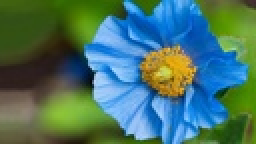
%> input picture Guided_Filter/blue-flowers-images-and-wallpapers-1.jpg, 128 x 72 px, shrunk from 576 x 324 before the run (shown 2 times larger)
$ octave testEnhancement.m   (GNU Octave 9; MATLAB toolbox functions it lacks are replaced by stand-ins)
%> lines starting %> are read from the running program, lines starting %| are printed output that depends on the picture; in (x1, y1, x2, y2) boxes, pixels count from 0 and x2, y2 are one past the last pixel; in counts of white or black regions, pixels touching at a corner belong together; the program's own positions count from 1
### Guided_Filter/Final/GuidedFilterColor.m
function [ q ] = GuidedFilterColor( I,p,r,epsilon )
%GUIDEDFILTERCOLOR Summary of this function goes here
%   Detailed explanation goes here
    h = size(p,1);
    w = size(p,2);
    PatchSize = BoxFilter(ones(h,w),r);
    PMean = BoxFilter(p,r)./PatchSize;
    IrMean = BoxFilter(I(:,:,1),r)./PatchSize;
    IgMean = BoxFilter(I(:,:,2),r)./PatchSize;
    IbMean = BoxFilter(I(:,:,3),r)./PatchSize;
    covIrP = (BoxFilter(I(:,:,1).*p,r)./PatchSize) - IrMean.*PMean;
    covIgP = (BoxFilter(I(:,:,2).*p,r)./PatchSize) - IgMean.*PMean;
    covIbP = (BoxFilter(I(:,:,3).*p,r)./PatchSize) - IbMean.*PMean;
    covRR = BoxFilter(I(:,:,1).*I(:,:,1),r)./PatchSize - IrMean.*IrMean;
    covRG = BoxFilter(I(:,:,1).*I(:,:,2),r)./PatchSize - IrMean.*IgMean;
    covRB = BoxFilter(I(:,:,1).*I(:,:,3),r)./PatchSize - IrMean.*IbMean;
    covGG = BoxFilter(I(:,:,2).*I(:,:,2),r)./PatchSize - IgMean.*IgMean;
    covGB = BoxFilter(I(:,:,2).*I(:,:,3),r)./PatchSize - IgMean.*IbMean;
    covBB = BoxFilter(I(:,:,3).*I(:,:,3),r)./PatchSize - IbMean.*IbMean;

    a = zeros(h,w,3);
    for i=1:h,
        for j=1:w,
            Sigma = [covRR(i,j),covRG(i,j),covRB(i,j);covRG(i,j),covGG(i,j),covGB(i,j);covRB(i,j),covGB(i,j),covBB(i,j)];
            covIP = [covIrP(i,j),covIgP(i,j),covIbP(i,j)];
            a(i,j,:) = covIP * inv(Sigma + epsilon*eye(3)) ;
        end
    end

    b = PMean - a(:,:,1).*IrMean - a(:,:,2).*IgMean - a(:,:,3).*IbMean;
    q = (BoxFilter(a(:,:,1),r).*I(:,:,1)...
         +BoxFilter(a(:,:,2),r).*I(:,:,2)...
         +BoxFilter(a(:,:,3),r).*I(:,:,3)...
         +BoxFilter(b,r))./PatchSize;
end

### Guided_Filter/Final/BoxFilter.m
function [ Boxed ] = BoxFilter( Image,r )
%BOXFILTER Summary of this function goes here
%   Detailed explanation goes here

    %Using Integral Image!!
    Boxed = zeros(size(Image));
    h = size(Image,1);
    w = size(Image,2);
    cumImg = zeros(size(Image));
    cumImg(1,:)=Image(1,:);
    for i=2:h,
       cumImg (i,:) = cumImg(i-1,:) +  Image(i,:);
    end

    Boxed(1:r+1,:) = cumImg(1+r:1+2*r,:);
    Boxed(r+2:h-r,:) = cumImg(2+2*r:h,:) - cumImg(1:h-2*r-1,:);
    Boxed(h-r+1:h,:) = repmat(cumImg(h,:),[r,1]) - cumImg(h-2*r:h-r-1,:);


    cumImg = zeros(size(Image));
    cumImg(:,1)=Boxed(:,1);
    for i=2:w,
       cumImg (:,i) = cumImg(:,i-1) +  Boxed(:,i);
    end

    Boxed(:,1:r+1) = cumImg(:,1+r:1+2*r);
    Boxed(:,r+2:w-r) = cumImg(:,2+2*r:w) - cumImg(:,1:w-2*r-1);
    Boxed(:,w-r+1:w) = repmat(cumImg(:,w),[1,r]) - cumImg(:,w-2*r:w-r-1);

end

### Guided_Filter/Final/bfilter2.m

% BFILTER2 Two dimensional bilateral filtering.
%    This function implements 2-D bilateral filtering using
%    the method outlined in:
%
%       C. Tomasi and R. Manduchi. Bilateral Filtering for
%       Gray and Color Images. In Proceedings of the IEEE
%       International Conference on Computer Vision, 1998.
%
%    B = bfilter2(A,W,SIGMA) performs 2-D bilateral filtering
%    for the grayscale or color image A. A should be a double
%    precision matrix of size NxMx1 or NxMx3 (i.e., grayscale
%    or color images, respectively) with normalized values in
%    the closed interval [0,1]. The half-size of the Gaussian
%    bilateral filter window is defined by W. The standard
%    deviations of the bilateral filter are given by SIGMA,
%    where the spatial-domain standard deviation is given by
%    SIGMA(1) and the intensity-domain standard deviation is
%    given by SIGMA(2).
%
% Douglas R. Lanman, Brown University, September 2006.
% dlanman@brown.edu, http://mesh.brown.edu/dlanman


%%%%%%%%%%%%%%%%%%%%%%%%%%%%%%%%%%%%%%%%%%%%%%%%%%%%%%%%%%%%%
% Pre-process input and select appropriate filter.
function B = bfilter2(A,w,sigma)

% Verify that the input image exists and is valid.
if ~exist('A','var') || isempty(A)
   error('Input image A is undefined or invalid.');
end
if ~isfloat(A) || ~sum([1,3] == size(A,3)) || ...
      min(A(:)) < 0 || max(A(:)) > 1
   error(['Input image A must be a double precision ',...
          'matrix of size NxMx1 or NxMx3 on the closed ',...
          'interval [0,1].']);
end

% Verify bilateral filter window size.
if ~exist('w','var') || isempty(w) || ...
      numel(w) ~= 1 || w < 1
   w = 5;
end
w = ceil(w);

% Verify bilateral filter standard deviations.
if ~exist('sigma','var') || isempty(sigma) || ...
      numel(sigma) ~= 2 || sigma(1) <= 0 || sigma(2) <= 0
   sigma = [3 0.1];
end

% Apply either grayscale or color bilateral filtering.
if size(A,3) == 1
   B = bfltGray(A,w,sigma(1),sigma(2));
else
   B = bfltColor(A,w,sigma(1),sigma(2));
end


%%%%%%%%%%%%%%%%%%%%%%%%%%%%%%%%%%%%%%%%%%%%%%%%%%%%%%%%%%%%%
% Implements bilateral filtering for grayscale images.
function B = bfltGray(A,w,sigma_d,sigma_r)

% Pre-compute Gaussian distance weights.
[X,Y] = meshgrid(-w:w,-w:w);
G = exp(-(X.^2+Y.^2)/(2*sigma_d^2));

% Create waitbar.
h = waitbar(0,'Applying bilateral filter...');
set(h,'Name','Bilateral Filter Progress');

% Apply bilateral filter.
dim = size(A);
B = zeros(dim);
for i = 1:dim(1)
   for j = 1:dim(2)

         % Extract local region.
         iMin = max(i-w,1);
         iMax = min(i+w,dim(1));
         jMin = max(j-w,1);
         jMax = min(j+w,dim(2));
         I = A(iMin:iMax,jMin:jMax);

         % Compute Gaussian intensity weights.
         H = exp(-(I-A(i,j)).^2/(2*sigma_r^2));

         % Calculate bilateral filter response.
         F = H.*G((iMin:iMax)-i+w+1,(jMin:jMax)-j+w+1);
         B(i,j) = sum(F(:).*I(:))/sum(F(:));

   end
   waitbar(i/dim(1));
end

% Close waitbar.
close(h);


%%%%%%%%%%%%%%%%%%%%%%%%%%%%%%%%%%%%%%%%%%%%%%%%%%%%%%%%%%%%%
% Implements bilateral filter for color images.
% [59 lines left out: function bfltColor, not called in this run]

### Guided_Filter/Final/testEnhancement.m
clear all;

[file , ~] = uigetfile('.','Select an image to smooth');
%> the answer given: ../blue-flowers-images-and-wallpapers-1.jpg
I = imread(file);
%> I is the input picture: size 72x128x3 uint8; mean R, G, B 72.1, 115.5, 104.3
I = im2double(I);
%> I: size 72x128x3 double
p = I;

r = 16;
epsilon = 0.1^2;  %0.1 with flower3  0.4 with teacher
q = zeros(size(I));

q(:,:,1) = GuidedFilterColor(I(:,:,:),p(:,:,1),r,epsilon);
%> in BoxFilter, `cumImg(1,:)=Image(1,:);`: cumImg: size 72x128 double; values 0 (black) and 1 (white), 1.4% white in thin lines or dots, all inside (x1, y1, x2, y2) = (0, 0, 128, 1)
%> in BoxFilter, `Boxed(:,1:r+1) = cumImg(:,1+r:1+2*r);`: Boxed: size 72x128 double; min 17, max 1089, mean 122.4
%> in BoxFilter, `Boxed(:,w-r+1:w) = repmat(cumImg(:,w),[1,r]) - cumImg(:,w-2*r:w-r-1);`: Boxed: size 72x128 double; min 289, max 1089, mean 902.2
%> in BoxFilter (call 2), `Boxed(:,1:r+1) = cumImg(:,1+r:1+2*r);`: Boxed: size 72x128 double; min 0.698, max 430.6, mean 35
%> in BoxFilter (call 2), `Boxed(:,w-r+1:w) = repmat(cumImg(:,w),[1,r]) - cumImg(:,w-2*r:w-r-1);`: Boxed: size 72x128 double; min 53.69, max 509.5, mean 255.9
%> in BoxFilter (call 4), `Boxed(:,1:r+1) = cumImg(:,1+r:1+2*r);`: Boxed: size 72x128 double; min 5.28, max 432, mean 41.8
%> in BoxFilter (call 4), `Boxed(:,w-r+1:w) = repmat(cumImg(:,w),[1,r]) - cumImg(:,w-2*r:w-r-1);`: Boxed: size 72x128 double; min 96.67, max 666.1, mean 412.8
%> in GuidedFilterColor, `IgMean = BoxFilter(I(:,:,2),r)./PatchSize;`:
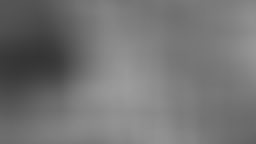
%> IgMean: size 72x128 double (shown 2 times larger); min 0.209, max 0.612, mean 0.455
%> call 5 of BoxFilter, with r = 16
%> after the loop in BoxFilter (call 5), `for i=2:h,`:
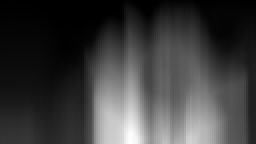
%> cumImg: size 72x128 double (shown 2 times larger); min 0, max 60.12, mean 14.4; drawn with min black and max white
%> after the loop in BoxFilter (call 5), `for i=2:w,`:
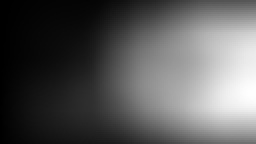
%> cumImg: size 72x128 double (shown 2 times larger); min 1.24, max 1971.3, mean 688.4; drawn with min black and max white
%> in BoxFilter (call 5), `Boxed(:,1:r+1) = cumImg(:,1+r:1+2*r);`: Boxed: size 72x128 double; min 0.188, max 279.6, mean 28.1
%> in BoxFilter (call 5), `Boxed(:,w-r+1:w) = repmat(cumImg(:,w),[1,r]) - cumImg(:,w-2*r:w-r-1);`:
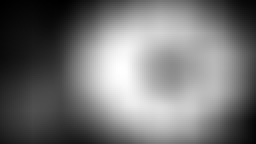
%> Boxed: size 72x128 double (shown 2 times larger); min 21.19, max 847.4, mean 395.1; drawn with min black and max white
%> in GuidedFilterColor, `IbMean = BoxFilter(I(:,:,3),r)./PatchSize;`:
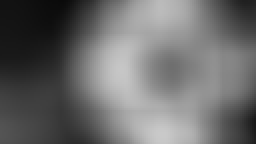
%> IbMean: size 72x128 double (shown 2 times larger); min 0.0426, max 0.791, mean 0.421
%> call 6 of BoxFilter, with r = 16
%> after the loop in BoxFilter (call 6), `for i=2:h,`:
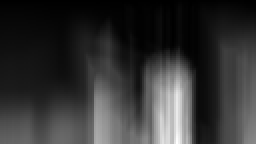
%> cumImg: size 72x128 double (shown 2 times larger); min 0.000554, max 18.33, mean 3.71; drawn with min black and max white
%> in BoxFilter (call 6), `Boxed(1:r+1,:) = cumImg(1+r:1+2*r,:);`:
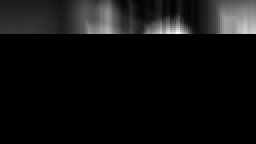
%> Boxed: size 72x128 double (shown 2 times larger); min 0, max 7.18, mean 0.44; drawn with min black and max white
q(:,:,2) = GuidedFilterColor(I(:,:,:),p(:,:,2),r,epsilon);
q(:,:,3) = GuidedFilterColor(I(:,:,:),p(:,:,3),r,epsilon);

q2(:,:,1) = bfilter2(p(:,:,1),r,[r 0.1]);
q2(:,:,2) = bfilter2(p(:,:,2),r,[r 0.1]);
q2(:,:,3) = bfilter2(p(:,:,3),r,[r 0.1]);

enhanced = (I-q).*5 + q;
enhanced2 = (I-q2).*5 + q2;

figure();
imshow([I ,q , enhanced , enhanced2],[0 1]);
